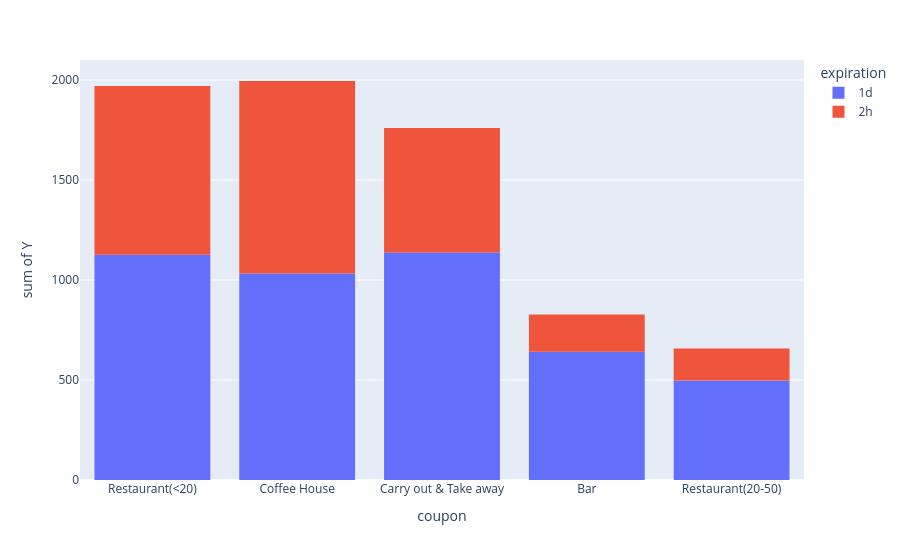

Source (notebook cell):
### Code cell
# A large majoriy of folks who acepted the coupons seem to prefer it for the entire day.
px.histogram(data_frame=data , x='coupon', y='Y', color='expiration')

### Figure 1 — Plotly figure (JSON) as saved in the notebook; plotly's stock layout.template omitted (floating-point values rounded to 4 significant figures; data arrays with more than 128 entries replaced by an {"elided": "..."} marker saying what was removed)
{"data": [{"bingroup": "x", "histfunc": "sum", "hovertemplate": "expiration=1d<br>coupon=%{x}<br>sum of Y=%{y}<extra></extra>", "legendgroup": "1d", "marker": {"color": "#636efa", "pattern": {"shape": ""}}, "name": "1d", "orientation": "v", "showlegend": true, "type": "histogram", "x": {"elided": "7091 str values"}, "xaxis": "x", "y": {"elided": "7091 int values"}, "yaxis": "y"}, {"bingroup": "x", "histfunc": "sum", "hovertemplate": "expiration=2h<br>coupon=%{x}<br>sum of Y=%{y}<extra></extra>", "legendgroup": "2h", "marker": {"color": "#EF553B", "pattern": {"shape": ""}}, "name": "2h", "orientation": "v", "showlegend": true, "type": "histogram", "x": {"elided": "5593 str values"}, "xaxis": "x", "y": {"elided": "5593 int values"}, "yaxis": "y"}], "layout": {"barmode": "relative", "legend": {"title": {"text": "expiration"}, "tracegroupgap": 0}, "margin": {"t": 60}, "xaxis": {"anchor": "y", "domain": [0, 1], "title": {"text": "coupon"}}, "yaxis": {"anchor": "x", "domain": [0, 1], "title": {"text": "sum of Y"}}}}
